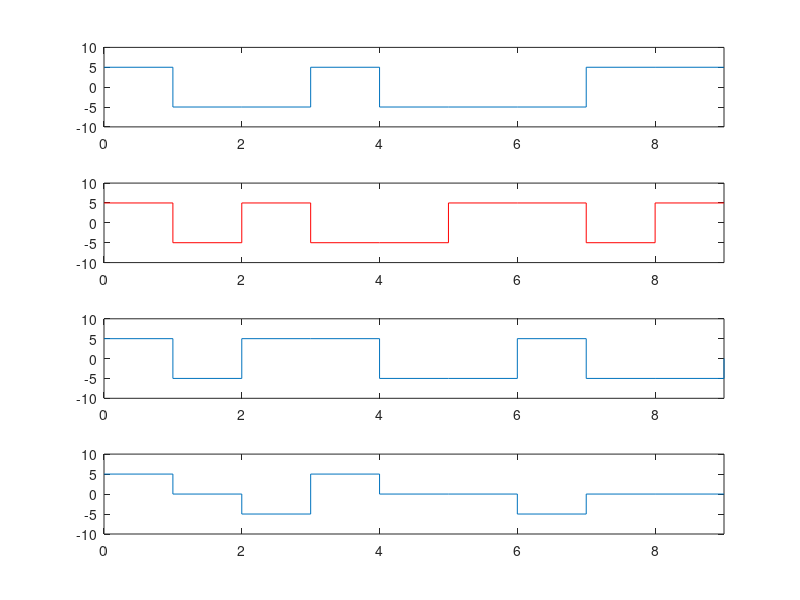

Source code (MATLAB):
%NRZ-I
clear all;
bitstream=[1 0 1 1 0 0 1 0 0];
out=zeros(1,10);
out(1)=5;
outX=0:9;
index=2;
for i=1:9
    if bitstream(i)==0
        out(index)=out(index-1);
    else
        out(index)=-out(index-1);
    end
    index=index+1;
end
%bar(out,1);
figure;
subplot(4,1,1)
stairs(outX,out);
axis([0,9,-10,10]);

%NRZ-L
clear all;
bitstream=[1 0 1 1 0 0 1 0 0];
out=zeros(1,10);
out(1)=5;
outX=0:9;
index=2;
for i=1:9
    if bitstream(i)==0
        out(index)=5;
    else
        out(index)=-5;
    end
    index=index+1;
end
%figure;
subplot(4,1,2);
stairs(outX,out,'r');
axis([0,9,-10,10]);


%NRZ-Unipolar
clear all;
bitstream=[1 0 1 1 0 0 1 0 0];
out=zeros(1,10);
out(1)=5;
outX=0:9;
index=1;
for i=1:9
    if bitstream(i)==0
        out(index)=-5;
    else
        out(index)=5;
    end
    index=index+1;
end
%figure;
subplot(4,1,3);
stairs(outX,out);
axis([0,9,-10,10]);

%AMI
clear all;
bitstream=[1 0 1 1 0 0 1 0 0];
out=zeros(1,10);
out(1)=5;
outX=0:9;
index=2;
for i=2:9
    if bitstream(i)==0
        out(index)=0;
    elseif bitstream(i)==1 && bitstream(i-1)==0
        out(index)=-5;
    elseif bitstream(i)==1 && bitstream(i-1)==1
        out(index)=5;
    end
    index=index+1;
end
%figure;
subplot(4,1,4);
stairs(outX,out);
axis([0,9,-10,10])

